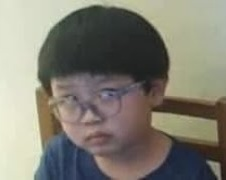
#> input picture image/powerman.jpg, 226 x 180 px, found by its file name
$ python phase_mag.py
#> lines starting #> are read from the running program, lines starting #| are printed output that depends on the picture
import cv2
import numpy as np
import matplotlib.pyplot as plt

# Load the original image
image = cv2.imread('/Users/liushiwen/Desktop/大四上/數位影像處理/DIP_homework/image/powerman.jpg', cv2.IMREAD_GRAYSCALE)
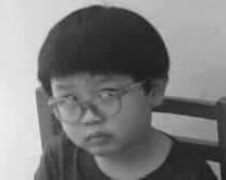
#> image: shape (180, 226); min 18, max 236, mean 125

# Perform 2D FFT on the original image
f_transform = np.fft.fft2(image)
# print(f_transform)
magnitude = np.abs(f_transform)
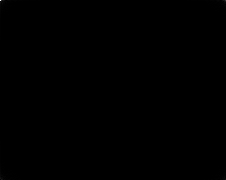
#> magnitude: shape (180, 226) float64; min 0.787, max 5086796, mean 1891.1; drawn with min black and max white
# print(magnitude)
phase = np.angle(f_transform)
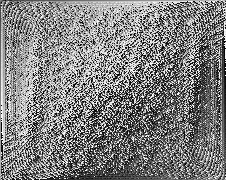
#> phase: shape (180, 226) float64; min -3.14, max 3.14, mean 7.72e-05; drawn with min black and max white
# print(phase)

# Perform IFFT on the magnitude image and the phase image separately
reconstructed_magnitude_image = np.fft.ifft2(magnitude)
magnitude_image = np.abs(reconstructed_magnitude_image).astype(np.uint8)
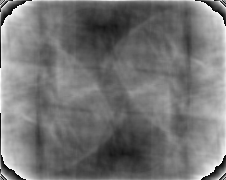
#> magnitude_image: shape (180, 226); min 0, max 255, mean 115.7
print(reconstructed_magnitude_image)
#> (printed output is left out)
reconstructed_phase_image = np.fft.ifft2(np.exp(1j * phase)).real
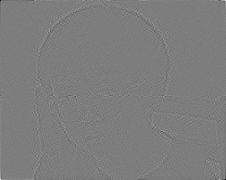
#> reconstructed_phase_image: shape (180, 226) float64; min -0.146, max 0.151, mean 2.46e-05; drawn with min black and max white

# Display the original, magnitude, and phase images
plt.figure(figsize=(15, 5))
plt.subplot(131), plt.imshow(image, cmap='gray'), plt.title('Original Image')
#> (the run stopped early here; a loop or call above may not have finished)
